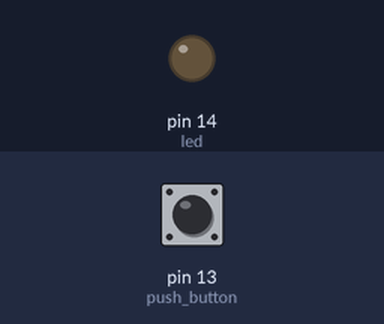
This program was run on a simulated MicroPython board. Shown: output pins drawn as LEDs (lit = HIGH). The inputs (shaded band) are chosen by the test bench; at power-on: pin 13 (push_button) LOW. What the program prints to the serial console is not drawn.

Above: at 1.2 s.
1.3 s: pin 13 (push_button) pulled HIGH for 0.15 s
At 1.37 s:
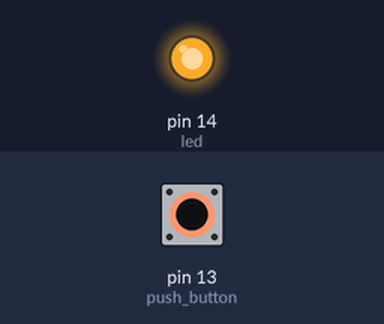
2.9 s: pin 13 (push_button) pulled HIGH for 3.2 s
At 7.5 s:
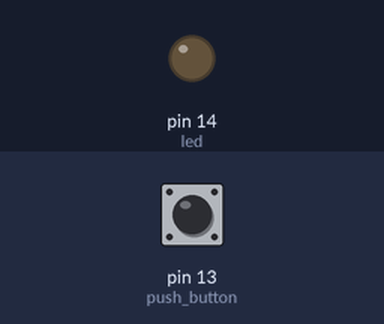
Timing chart, 0 to 9.0 s (numbered marks = the images above; inputs shaded):
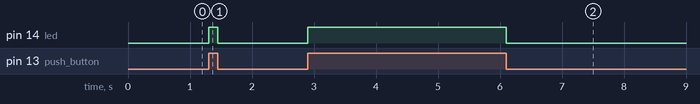

The program:

micropython_push_button.py
```python
from machine import Pin
ledPin = 14 # define ledPin
buttonPin = 13 # define buttonPin

print ('Program is starting...')
led = Pin(ledPin, Pin.OUT)
push_button = Pin(buttonPin, Pin.IN)

while True:
  logic_state = push_button.value()
  if logic_state == True:     # if pressed the push_button
      led.value(1)             # led will turn ON
  else:                       # if push_button not pressed
      led.value(0)             # led will turn OFF
```

Measured:
- after the input at 1.3 s, pin 14 (led): LOW → HIGH at once, → LOW 0.15 s later
- after the input at 2.9 s, pin 14 (led): LOW → HIGH at once, → LOW 3.2 s later
